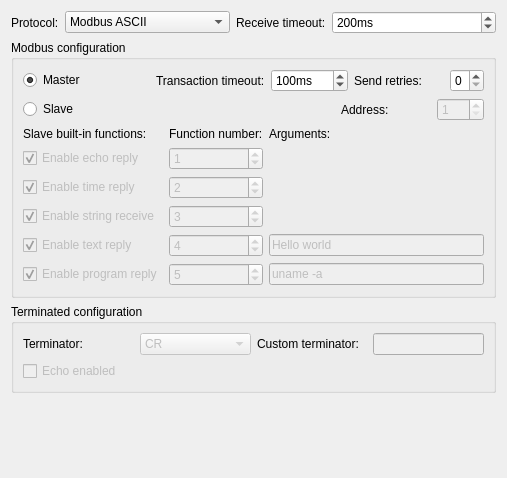
              <widget class="QWidget" name="scrollAreaWidgetContents">
               <property name="geometry">
                <rect>
                 <x>0</x>
                 <y>0</y>
                 <width>507</width>
                 <height>478</height>
                </rect>
               </property>
               <layout class="QVBoxLayout" name="verticalLayout_13">
                <item>
                 <layout class="QGridLayout" name="gridLayout" columnstretch="0,1,0,1" columnminimumwidth="0,0,0,0">
                  <property name="sizeConstraint">
                   <enum>QLayout::SetDefaultConstraint</enum>
                  </property>
                  <property name="topMargin">
                   <number>0</number>
                  </property>
                  <item row="0" column="0">
                   <widget class="QLabel" name="label_12">
                    <property name="sizePolicy">
                     <sizepolicy hsizetype="Minimum" vsizetype="Preferred">
                      <horstretch>0</horstretch>
                      <verstretch>0</verstretch>
                     </sizepolicy>
                    </property>
                    <property name="text">
                     <string>Protocol:</string>
                    </property>
                    <property name="alignment">
                     <set>Qt::AlignLeading|Qt::AlignLeft|Qt::AlignVCenter</set>
                    </property>
                    <property name="buddy">
                     <cstring>MiddleProtocol</cstring>
                    </property>
                   </widget>
                  </item>
                  <item row="0" column="1">
                   <widget class="QComboBox" name="MiddleProtocol">
                    <item>
                     <property name="text">
                      <string>Modbus ASCII</string>
                     </property>
                    </item>
                    <item>
                     <property name="text">
                      <string>Modbus RTU</string>
                     </property>
                    </item>
                    <item>
                     <property name="text">
                      <string>Terminated</string>
                     </property>
                    </item>
                   </widget>
                  </item>
                  <item row="0" column="2">
                   <widget class="QLabel" name="label_2">
                    <property name="text">
                     <string>Receive timeout:</string>
                    </property>
                    <property name="alignment">
                     <set>Qt::AlignLeading|Qt::AlignLeft|Qt::AlignVCenter</set>
                    </property>
                    <property name="buddy">
                     <cstring>MiddleTimeout</cstring>
                    </property>
                   </widget>
                  </item>
                  <item row="0" column="3">
                   <widget class="QSpinBox" name="MiddleTimeout">
                    <property name="suffix">
                     <string>ms</string>
                    </property>
                    <property name="minimum">
                     <number>1</number>
                    </property>
                    <property name="maximum">
                     <number>10000</number>
                    </property>
                    <property name="singleStep">
                     <number>10</number>
                    </property>
                    <property name="value">
                     <number>200</number>
                    </property>
                   </widget>
                  </item>
                 </layout>
                </item>
                <item>
                 <widget class="QGroupBox" name="groupBox_3">
                  <property name="title">
                   <string>Modbus configuration</string>
                  </property>
                  <layout class="QVBoxLayout" name="verticalLayout_10">
                   <item>
                    <layout class="QVBoxLayout" name="verticalLayout_9">
                     <item>
                      <layout class="QHBoxLayout" name="horizontalLayout_4">
                       <item>
                        <widget class="QRadioButton" name="ModbusMaster">
                         <property name="text">
                          <string>Master</string>
                         </property>
                         <property name="checked">
                          <bool>true</bool>
                         </property>
                        </widget>
                       </item>
                       <item>
                        <spacer name="horizontalSpacer_5">
                         <property name="orientation">
                          <enum>Qt::Horizontal</enum>
                         </property>
                         <property name="sizeHint" stdset="0">
                          <size>
                           <width>40</width>
                           <height>20</height>
                          </size>
                         </property>
                        </spacer>
                       </item>
                       <item>
                        <widget class="QLabel" name="label_25">
                         <property name="text">
                          <string>Transaction timeout:</string>
                         </property>
                        </widget>
                       </item>
                       <item>
                        <widget class="QSpinBox" name="ModbusTimeout">
                         <property name="suffix">
                          <string>ms</string>
                         </property>
                         <property name="maximum">
                          <number>10000</number>
                         </property>
                         <property name="singleStep">
                          <number>100</number>
                         </property>
                         <property name="value">
                          <number>100</number>
                         </property>
                        </widget>
                       </item>
                       <item>
                        <widget class="QLabel" name="label_11">
                         <property name="minimumSize">
                          <size>
                           <width>90</width>
                           <height>0</height>
                          </size>
                         </property>
                         <property name="text">
                          <string>Send retries:</string>
                         </property>
                         <property name="buddy">
                          <cstring>ModbusRetries</cstring>
                         </property>
                        </widget>
                       </item>
                       <item>
                        <widget class="QSpinBox" name="ModbusRetries">
                         <property name="maximum">
                          <number>5</number>
                         </property>
                        </widget>
                       </item>
                      </layout>
                     </item>
                    </layout>
                   </item>
                   <item>
                    <layout class="QHBoxLayout" name="horizontalLayout_2">
                     <item>
                      <widget class="QRadioButton" name="ModbusSlave">
                       <property name="text">
                        <string>Slave</string>
                       </property>
                      </widget>
                     </item>
                     <item>
                      <spacer name="horizontalSpacer_6">
                       <property name="orientation">
                        <enum>Qt::Horizontal</enum>
                       </property>
                       <property name="sizeHint" stdset="0">
                        <size>
                         <width>40</width>
                         <height>20</height>
                        </size>
                       </property>
                      </spacer>
                     </item>
                     <item>
                      <widget class="QLabel" name="label_14">
                       <property name="minimumSize">
                        <size>
                         <width>90</width>
                         <height>0</height>
                        </size>
                       </property>
                       <property name="text">
                        <string>Address:</string>
                       </property>
                       <property name="alignment">
                        <set>Qt::AlignLeading|Qt::AlignLeft|Qt::AlignVCenter</set>
                       </property>
                       <property name="buddy">
                        <cstring>ModbusAddress</cstring>
                       </property>
                      </widget>
                     </item>
                     <item>
                      <widget class="QSpinBox" name="ModbusAddress">
                       <property name="enabled">
                        <bool>false</bool>
                       </property>
                       <property name="minimum">
                        <number>1</number>
                       </property>
                       <property name="maximum">
                        <number>247</number>
                       </property>
                      </widget>
                     </item>
                    </layout>
                   </item>
                   <item>
                    <layout class="QGridLayout" name="gridLayout_4">
                     <item row="1" column="0">
                      <widget class="QCheckBox" name="ModbusFunEcho">
                       <property name="enabled">
                        <bool>false</bool>
                       </property>
                       <property name="text">
                        <string>Enable echo reply</string>
                       </property>
                       <property name="checked">
                        <bool>true</bool>
                       </property>
                      </widget>
                     </item>
                     <item row="2" column="0">
                      <widget class="QCheckBox" name="ModbusFunTime">
                       <property name="enabled">
                        <bool>false</bool>
                       </property>
                       <property name="text">
                        <string>Enable time reply</string>
                       </property>
                       <property name="checked">
                        <bool>true</bool>
                       </property>
                      </widget>
                     </item>
                     <item row="4" column="0">
                      <widget class="QCheckBox" name="ModbusFunText">
                       <property name="enabled">
                        <bool>false</bool>
                       </property>
                       <property name="text">
                        <string>Enable text reply</string>
                       </property>
                       <property name="checkable">
                        <bool>true</bool>
                       </property>
                       <property name="checked">
                        <bool>true</bool>
                       </property>
                      </widget>
                     </item>
                     <item row="1" column="1">
                      <widget class="QSpinBox" name="ModbusFunEchoNum">
                       <property name="enabled">
                        <bool>false</bool>
                       </property>
                       <property name="maximum">
                        <number>255</number>
                       </property>
                       <property name="value">
                        <number>1</number>
                       </property>
                      </widget>
                     </item>
                     <item row="2" column="1">
                      <widget class="QSpinBox" name="ModbusFunTimeNum">
                       <property name="enabled">
                        <bool>false</bool>
                       </property>
                       <property name="maximum">
                        <number>255</number>
                       </property>
                       <property name="value">
                        <number>2</number>
                       </property>
                      </widget>
                     </item>
                     <item row="4" column="1">
                      <widget class="QSpinBox" name="ModbusFunTextNum">
                       <property name="enabled">
                        <bool>false</bool>
                       </property>
                       <property name="maximum">
                        <number>255</number>
                       </property>
                       <property name="value">
                        <number>4</number>
                       </property>
                      </widget>
                     </item>
                     <item row="4" column="2">
                      <widget class="QLineEdit" name="ModbusFunTextArgs">
                       <property name="enabled">
                        <bool>false</bool>
                       </property>
                       <property name="text">
                        <string>Hello world</string>
                       </property>
                      </widget>
                     </item>
                     <item row="0" column="0">
                      <widget class="QLabel" name="label_22">
                       <property name="text">
                        <string>Slave built-in functions:</string>
                       </property>
                      </widget>
                     </item>
                     <item row="0" column="1">
                      <widget class="QLabel" name="label_23">
                       <property name="text">
                        <string>Function number:</string>
                       </property>
                      </widget>
                     </item>
                     <item row="0" column="2">
                      <widget class="QLabel" name="label_24">
                       <property name="text">
                        <string>Arguments:</string>
                       </property>
                      </widget>
                     </item>
                     <item row="5" column="0">
                      <widget class="QCheckBox" name="ModbusFunProgram">
                       <property name="enabled">
                        <bool>false</bool>
                       </property>
                       <property name="text">
                        <string>Enable program reply</string>
                       </property>
                       <property name="checked">
                        <bool>true</bool>
                       </property>
                      </widget>
                     </item>
                     <item row="5" column="1">
                      <widget class="QSpinBox" name="ModbusFunProgramNum">
                       <property name="enabled">
                        <bool>false</bool>
                       </property>
                       <property name="maximum">
                        <number>255</number>
                       </property>
                       <property name="value">
                        <number>5</number>
                       </property>
                      </widget>
                     </item>
                     <item row="5" column="2">
                      <widget class="QLineEdit" name="ModbusFunProgramArgs">
                       <property name="enabled">
                        <bool>false</bool>
                       </property>
                       <property name="text">
                        <string>uname -a</string>
                       </property>
                      </widget>
                     </item>
                     <item row="3" column="0">
                      <widget class="QCheckBox" name="ModbusFunString">
                       <property name="enabled">
                        <bool>false</bool>
                       </property>
                       <property name="text">
                        <string>Enable string receive</string>
                       </property>
                       <property name="checked">
                        <bool>true</bool>
                       </property>
                      </widget>
                     </item>
                     <item row="3" column="1">
                      <widget class="QSpinBox" name="ModbusFunStringNum">
                       <property name="enabled">
                        <bool>false</bool>
                       </property>
                       <property name="maximum">
                        <number>255</number>
                       </property>
                       <property name="value">
                        <number>3</number>
                       </property>
                      </widget>
                     </item>
                    </layout>
                   </item>
                  </layout>
                 </widget>
                </item>
                <item>
                 <widget class="QGroupBox" name="groupBox_4">
                  <property name="title">
                   <string>Terminated configuration</string>
                  </property>
                  <layout class="QVBoxLayout" name="verticalLayout_8">
                   <item>
                    <layout class="QGridLayout" name="gridLayout_2" columnstretch="1,1,1,1">
                     <item row="0" column="0">
                      <widget class="QLabel" name="label_13">
                       <property name="text">
                        <string>Terminator:</string>
                       </property>
                       <property name="buddy">
                        <cstring>TerminatedSelected</cstring>
                       </property>
                      </widget>
                     </item>
                     <item row="0" column="1">
                      <widget class="QComboBox" name="TerminatedSelected">
                       <property name="enabled">
                        <bool>false</bool>
                       </property>
                       <item>
                        <property name="text">
                         <string>CR</string>
                        </property>
                       </item>
                       <item>
                        <property name="text">
                         <string>LF</string>
                        </property>
                       </item>
                       <item>
                        <property name="text">
                         <string>CRLF</string>
                        </property>
                       </item>
                       <item>
                        <property name="text">
                         <string>Custom</string>
                        </property>
                       </item>
                       <item>
                        <property name="text">
                         <string>None</string>
                        </property>
                       </item>
                      </widget>
                     </item>
                     <item row="0" column="2">
                      <widget class="QLabel" name="label_21">
                       <property name="text">
                        <string>Custom terminator:</string>
                       </property>
                       <property name="buddy">
                        <cstring>TerminatedCustom</cstring>
                       </property>
                      </widget>
                     </item>
                     <item row="0" column="3">
                      <widget class="QLineEdit" name="TerminatedCustom">
                       <property name="enabled">
                        <bool>false</bool>
                       </property>
                       <property name="maxLength">
                        <number>2</number>
                       </property>
                      </widget>
                     </item>
                    </layout>
                   </item>
                   <item>
                    <widget class="QCheckBox" name="TerminatedEcho">
                     <property name="enabled">
                      <bool>false</bool>
                     </property>
                     <property name="text">
                      <string>Echo enabled</string>
                     </property>
                    </widget>
                   </item>
                  </layout>
                 </widget>
                </item>
                <item>
                 <spacer name="verticalSpacer_3">
                  <property name="orientation">
                   <enum>Qt::Vertical</enum>
                  </property>
                  <property name="sizeHint" stdset="0">
                   <size>
                    <width>20</width>
                    <height>196</height>
                   </size>
                  </property>
                 </spacer>
                </item>
               </layout>
              </widget>
